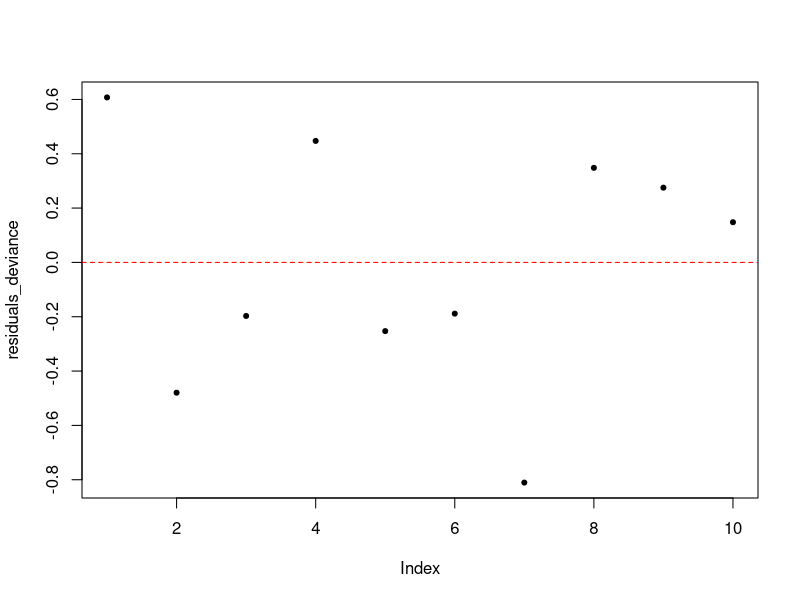

This chart was generated by the following R code:
i <- 1:10
X_i <- c(1,0,2,0,3,1,0,1,2,0)
Y_i <- c(16,9,17,12,22,13,8,15,19,11)
Poisson1 <- glm(Y_i ~ X_i, family = poisson)
summary(Poisson1)
coefficients <- coef(Poisson1)
response <- function(X){exp(coefficients[1] + coefficients[2] * X)}
residuals_deviance <- residuals(Poisson1)
plot(residuals_deviance, pch=20)
abline(h = 0, col = "red", lty = 2)
outliers <- abs(residuals_deviance) > 2  # Threshold for outliers (customizable)
points(i[outliers], residuals_deviance[outliers], col = "red", pch = 20)
lambda <- exp(coefficients[1] + coefficients[2] * 0)
lambda
probability_10_or_fewer <- ppois(10, 10.51654)
probability_10_or_fewer
